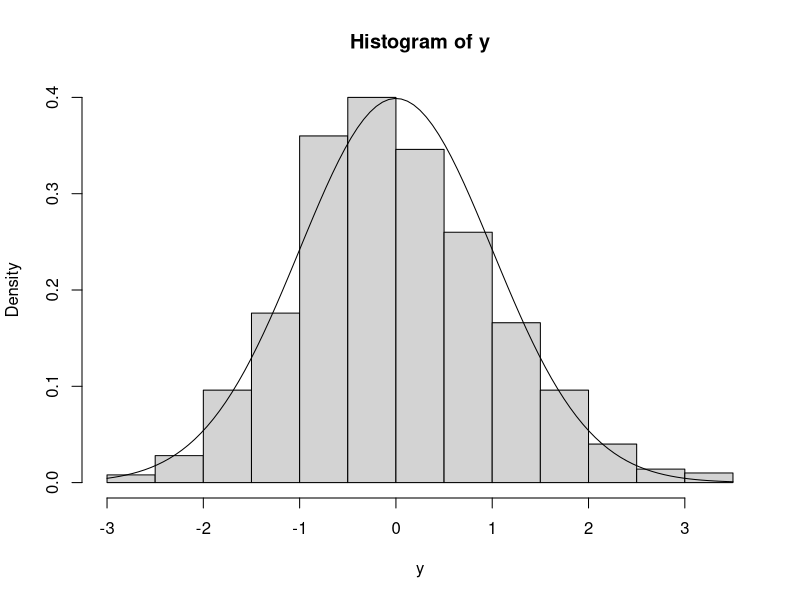

Reproduce this figure in R.
rm(list=ls())
x<-rep()
ex<-rep()
v<-rep()
s<-rep()
y<-rep()
for(i in 1:1000)
{
  for(j in 1:10)
  {
x[j]<-rgamma(1,5)
  }
ex[i]<-10*5
v[i]<-10*5
s[i]<-sum(x)
y[i]<-(s[i]-ex[i])/sqrt(v[i])
}
y
hist(y,probability = T)
curve(exp(-(x^2)/2)/sqrt(2*pi),add=T)

